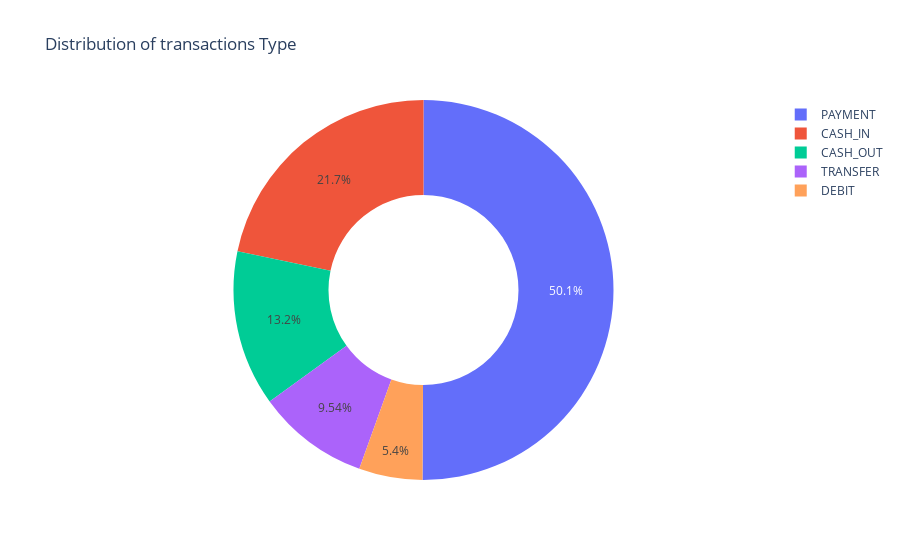

Write notebook code for a chart like this one.
### Code cell
type = data["type"].value_counts()
transaction = type.index
quantity = type.values

import plotly.express as px
figure = px.pie( data,values=quantity,names=transaction, hole = 0.5,title="Distribution of transactions Type")
figure.show()

### Figure 1 — Plotly figure (JSON) as saved in the notebook; plotly's stock layout.template omitted (floating-point values rounded to 4 significant figures)
{"data": [{"domain": {"x": [0, 1], "y": [0, 1]}, "hole": 0.5, "hovertemplate": "label=%{label}<br>value=%{value}<extra></extra>", "labels": ["PAYMENT", "CASH_IN", "CASH_OUT", "TRANSFER", "DEBIT"], "legendgroup": "", "name": "", "showlegend": true, "type": "pie", "values": [1502, 652, 397, 286, 162]}], "layout": {"autosize": true, "legend": {"tracegroupgap": 0}, "title": {"text": "Distribution of transactions Type"}}}
